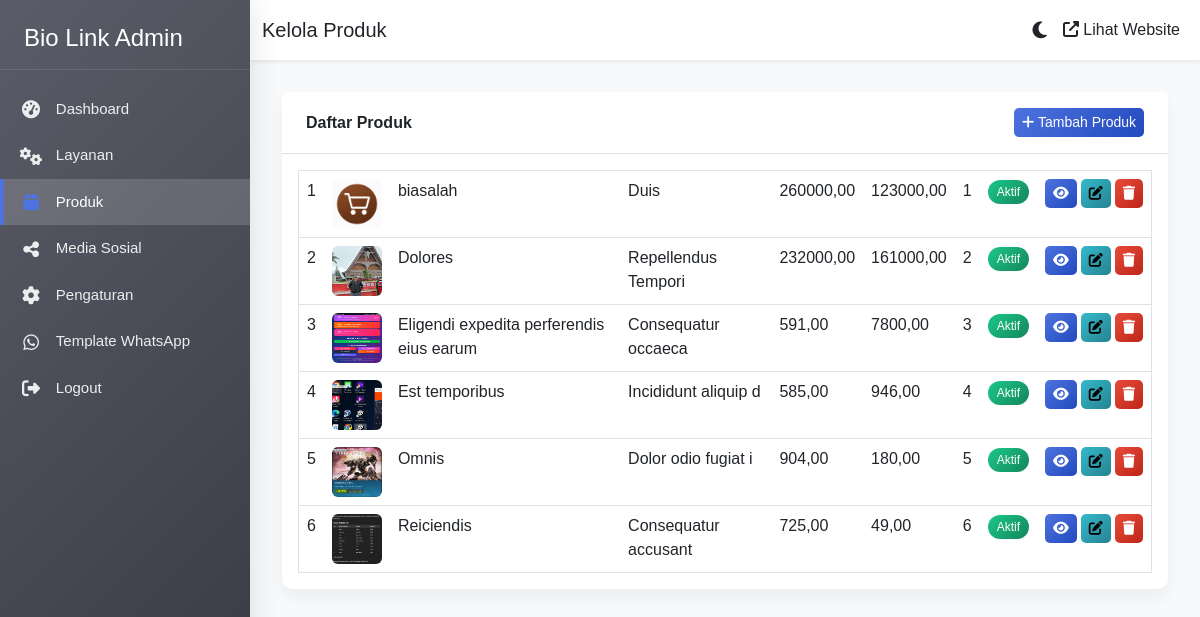
The page /eka/product/ (signed in) on the database its author committed.
### core/models.py (models this page shows, shortened)
class Product(models.Model):
    title = models.CharField(max_length=100)
    description = models.TextField()
    image = models.ImageField(upload_to='products/', help_text='Gambar utama produk (akan tetap digunakan untuk kompatibilitas)')
    price = models.DecimalField(max_digits=10, decimal_places=2)
    discount_price = models.DecimalField(max_digits=10, decimal_places=2, null=True, blank=True)
    link = models.URLField()
    link_label = models.CharField(max_length=50, default='Link Produk', help_text='Label untuk link produk (misalnya: Link Demo, Link Lainnya)')
    additional_link = models.URLField(blank=True, null=True, help_text='Link tambahan untuk produk')
    additional_link_label = models.CharField(max_length=50, default='Link Lainnya', blank=True, null=True, help_text='Label untuk link tambahan')
    is_active = models.BooleanField(default=True)
    order = models.IntegerField(default=0)
    created_at = models.DateTimeField(auto_now_add=True)
    updated_at = models.DateTimeField(auto_now=True)
    class Meta:
        ordering = ['order']

### core/views.py (the view)
# urls.py: path('eka/product/', views.admin_product_list, name='admin_product_list'),
@login_required(login_url='admin_login')
def admin_product_list(request):
    products = Product.objects.all().order_by('order')
    form = ProductForm()
    context = {
        'products': products,
        'form': form,
    }
    return render(request, 'core/admin/product_list.html', context)

### core/templates/core/admin/product_list.html (shortened to what this page needs)
{% extends 'core/admin/base_admin.html' %}
{% block page_title %}Kelola Produk{% endblock %}
{% block content %}
<div class="card">
    <div class="card-header d-flex justify-content-between align-items-center">
        <span>Daftar Produk</span>
        <button type="button" class="btn btn-primary btn-sm" data-bs-toggle="modal" data-bs-target="#addProductModal">
            <i class="fas fa-plus"></i> Tambah Produk
        </button>
    </div>
    <div class="card-body">
        {% if products %}
        <div class="table-responsive">
            <table class="table table-hover mobile-responsive-table">
                <tbody>
                    {% for product in products %}
                    <tr class="d-block d-md-table-row mb-3 mb-md-0 border rounded">
                        <td class="d-flex d-md-table-cell align-items-center justify-content-between border-bottom-0 border-md-bottom">
                            <span>{{ forloop.counter }}</span>
                        </td>
                        <td class="d-flex d-md-table-cell align-items-center justify-content-between border-bottom-0 border-md-bottom">
                            <div>
                                {% if product.image %}
                                <img src="{{ product.image.url }}" alt="{{ product.title }}" width="50" height="50" class="rounded">
                                {% else %}
                                <span class="badge bg-secondary">No Image</span>
                                {% endif %}
                            </div>
                        </td>
                        <td class="d-flex d-md-table-cell align-items-center justify-content-between border-bottom-0 border-md-bottom">
                            <span>{{ product.title }}</span>
                        </td>
                        <td class="d-flex d-md-table-cell align-items-center justify-content-between border-bottom-0 border-md-bottom">
                            <span>{{ product.description|truncatechars:50 }}</span>
                        </td>
                        <td class="d-flex d-md-table-cell align-items-center justify-content-between border-bottom-0 border-md-bottom">
                            <span>{{ product.price }}</span>
                        </td>
                        <td class="d-flex d-md-table-cell align-items-center justify-content-between border-bottom-0 border-md-bottom">
                            <span>{{ product.discount_price|default:'-' }}</span>
                        </td>
                        <td class="d-flex d-md-table-cell align-items-center justify-content-between border-bottom-0 border-md-bottom">
                            <span>{{ product.order }}</span>
                        </td>
                        <td class="d-flex d-md-table-cell align-items-center justify-content-between border-bottom-0 border-md-bottom">
                            <div>
                                {% if product.is_active %}
                                <span class="badge bg-success">Aktif</span>
                                {% else %}
                                <span class="badge bg-danger">Tidak Aktif</span>
                                {% endif %}
                            </div>
                        </td>
                        <td class="d-flex d-md-table-cell align-items-center justify-content-between border-bottom-0 border-md-bottom">
                            <div class="d-flex gap-1">
                                <button type="button" class="btn btn-sm btn-primary btn-icon"
                                        onclick="showProductPreview({{ product.id }})">
                                    <i class="fas fa-eye"></i>
                                </button>
                                <button type="button" class="btn btn-sm btn-info btn-icon"
                                        onclick="editItem('{% url 'admin_product_edit' product.id %}', 'editProductModal', 'editProductForm')">
                                    <i class="fas fa-edit"></i>
                                </button>
                                <button type="button" class="btn btn-sm btn-danger btn-icon"
                                        onclick="deleteItem('{% url 'admin_product_delete' product.id %}', 'produk')">
                                    <i class="fas fa-trash"></i>
                                </button>
                            </div>
                        </td>
                    </tr>
                    {% endfor %}
                </tbody>
            </table>
        </div>
        {% else %}
        <div class="alert alert-info">
            Belum ada produk yang ditambahkan. Klik tombol "Tambah Produk" untuk menambahkan produk baru.
        </div>
        {% endif %}
    </div>
</div>
{% endblock %}

### core/templates/core/admin/base_admin.html (shortened to what this page needs)
<!DOCTYPE html>
<html lang="en">
<head>
    <link href="https://cdn.jsdelivr.net/npm/bootstrap@5.3.0/dist/css/bootstrap.min.css" rel="stylesheet">
    <link rel="stylesheet" href="https://cdnjs.cloudflare.com/ajax/libs/font-awesome/6.4.0/css/all.min.css">
    {% load static %}
    <link rel="stylesheet" href="{% static 'core/css/preview-modal.css' %}">
    <link rel="stylesheet" href="{% static 'core/css/admin-dark.css' %}">
    <link rel="stylesheet" href="{% static 'core/css/social-icon-reference.css' %}">
    <link rel="stylesheet" href="{% static 'css/mobile-table.css' %}">
</head>
<body>
    <div class="sidebar">
        <div class="sidebar-header">
            <h4>Bio Link Admin</h4>
        </div>
        <ul class="sidebar-menu">
            <li>
                <a href="{% url 'admin_dashboard' %}" class="{% if request.resolver_match.url_name == 'admin_dashboard' %}active{% endif %}">
                    <i class="fas fa-tachometer-alt"></i> <span class="menu-text">Dashboard</span>
                </a>
            </li>
            <li>
                <a href="{% url 'admin_service_list' %}" class="{% if 'admin_service' in request.resolver_match.url_name %}active{% endif %}">
                    <i class="fas fa-cogs"></i> <span class="menu-text">Layanan</span>
                </a>
            </li>
            <li>
                <a href="{% url 'admin_product_list' %}" class="{% if 'admin_product' in request.resolver_match.url_name %}active{% endif %}">
                    <i class="fas fa-box"></i> <span class="menu-text">Produk</span>
                </a>
            </li>
            <li>
                <a href="{% url 'admin_social_list' %}" class="{% if 'admin_social' in request.resolver_match.url_name %}active{% endif %}">
                    <i class="fas fa-share-alt"></i> <span class="menu-text">Media Sosial</span>
                </a>
            </li>
            <li>
                <a href="{% url 'admin_settings' %}" class="{% if 'admin_settings' in request.resolver_match.url_name %}active{% endif %}">
                    <i class="fas fa-cog"></i> <span class="menu-text">Pengaturan</span>
                </a>
            </li>
            <li>
                <a href="{% url 'admin_whatsapp_list' %}" class="{% if 'admin_whatsapp' in request.resolver_match.url_name %}active{% endif %}">
                    <i class="fab fa-whatsapp"></i> <span class="menu-text">Template WhatsApp</span>
                </a>
            </li>
            <li>
                <a href="{% url 'admin_logout' %}">
                    <i class="fas fa-sign-out-alt"></i> <span class="menu-text">Logout</span>
                </a>
            </li>
        </ul>
    </div>
    <nav class="navbar navbar-expand-lg navbar-light">
        <div class="container-fluid">
            <span class="navbar-brand">{% block page_title %}Admin Panel{% endblock %}</span>
            <div class="d-flex">
                <ul class="navbar-nav">
                    <li class="nav-item">
                        <a class="nav-link" href="{% url 'home' %}" target="_blank">
                            <i class="fas fa-external-link-alt"></i> <span class="d-none d-sm-inline">Lihat Website</span>
                        </a>
                    </li>
                </ul>
            </div>
        </div>
    </nav>
    <div class="main-content">
        {% block content %}{% endblock %}
    </div>
    {% load static %}
</body>
</html>

### rows shown on the page
Product: image (picture), title "biasalah", description "Duis", price "260000,00", discount_price "123000,00", order "1", is_active "Aktif"
Product: image (picture), title "Dolores", description "Repellendus Tempori", price "232000,00", discount_price "161000,00", order "2", is_active "Aktif"
Product: image (picture), title "Eligendi expedita perferendis eius earum", description "Consequatur occaeca", price "591,00", discount_price "7800,00", order "3", is_active "Aktif"
Product: image (picture), title "Est temporibus", description "Incididunt aliquip d", price "585,00", discount_price "946,00", order "4", is_active "Aktif"
Product: image (picture), title "Omnis", description "Dolor odio fugiat i", price "904,00", discount_price "180,00", order "5", is_active "Aktif"
Product: image (picture), title "Reiciendis", description "Consequatur accusant", price "725,00", discount_price "49,00", order "6", is_active "Aktif"
